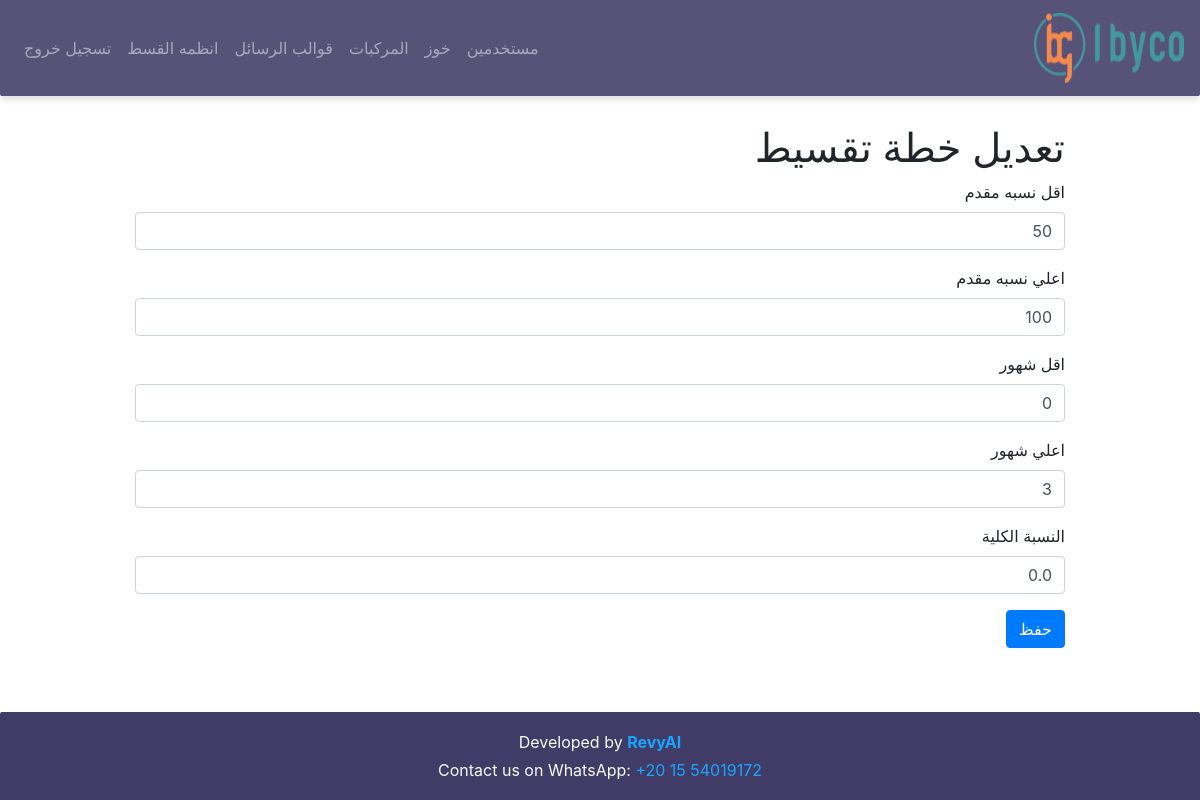
Page /instalments/edit/1 (signed in) on the committed database.
### models/models.py (models this page shows, shortened)
class Instalments(db.Model):
    __tablename__ = "instalments"
    id = db.Column(db.Integer, primary_key=True)
    min_down_payment = db.Column(db.Integer) # min down payment
    max_down_payment = db.Column(db.Integer) # max down payment
    min_months = db.Column(db.Integer) # min number of months for this paln
    max_months = db.Column(db.Integer) # max number of months for this paln
    percentage = db.Column(db.Float) # percentage for this plan
    percentage_per_month = db.Column(db.Float) # percentage for each month based (total_percentage/number_of_max_months)

### app.py (the view, shortened to what this page needs)
@app.route('/instalments/edit/<int:instalment_id>', methods=['GET','POST'])
@login_required
def edit_instalment(instalment_id):
    instalment = InstalmentServices.get_instalment_by_id(instalment_id)
    if not instalment:
        flash("الخطة غير موجودة", "danger")
        return redirect(url_for("instalments"))
    return render_template(
        "edit_instalment.html",
        instalment=instalment
    )

### app.py (called while the page is built)
@login_manager.user_loader
def load_user(user_id):
    return Users.query.get(int(user_id))

### services/instalment_services.py (called while the page is built)
    @staticmethod
    def get_instalment_by_id(instalment_id):
        return Instalments.query.get(instalment_id)

### templates/edit_instalment.html
{% extends 'base.html' %}
{% block content %}
<h1 class="mt-4">تعديل خطة تقسيط</h1>
<form method="POST">
<div class="form-group">
<label>اقل نسبه مقدم</label>
<input name="min_down_payment"
value="{{ instalment.min_down_payment }}"
class="form-control">
</div>
<div class="form-group">
<label>اعلي نسبه مقدم</label>
<input name="max_down_payment"
value="{{ instalment.max_down_payment }}"
class="form-control">
</div>
<div class="form-group">
<label>اقل شهور</label>
<input name="min_months"
value="{{ instalment.min_months }}"
class="form-control">
</div>
<div class="form-group">
<label>اعلي شهور</label>
<input name="max_months"
value="{{ instalment.max_months }}"
class="form-control">
</div>
<div class="form-group">
<label>النسبة الكلية</label>
<input name="percentage"
value="{{ instalment.percentage }}"
class="form-control">
</div>
<button class="btn btn-primary">
حفظ
</button>
</form>
{% endblock %}

### templates/base.html (style rules this page uses)
html, body { height: 100%; margin: 0; display: flex; flex-direction: column; }

### rows in the picture
Instalments: min_down_payment "50", max_down_payment "100", min_months "0", max_months "3", percentage "0.0"
